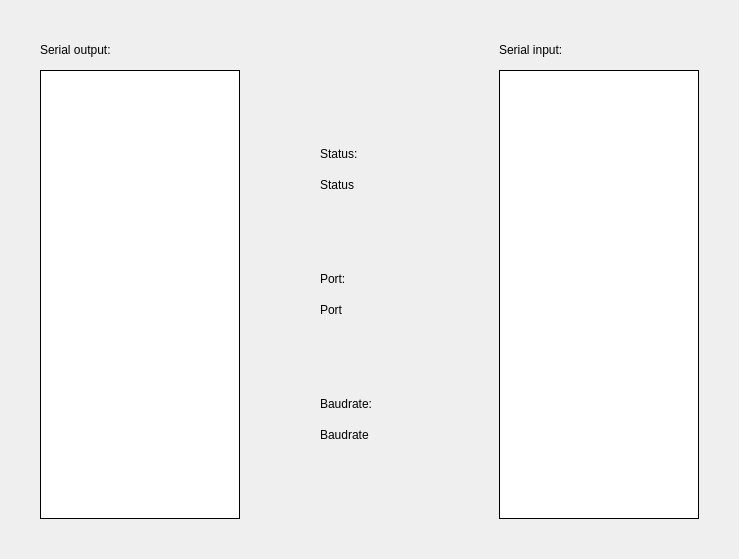
<?xml version="1.0" encoding="UTF-8"?>
<ui version="4.0">
 <class>InfoSerialScreen</class>
 <widget class="QWidget" name="InfoSerialScreen">
  <property name="geometry">
   <rect>
    <x>0</x>
    <y>0</y>
    <width>739</width>
    <height>559</height>
   </rect>
  </property>
  <property name="windowTitle">
   <string>Form</string>
  </property>
  <widget class="QTextBrowser" name="outputBrowser">
   <property name="geometry">
    <rect>
     <x>40</x>
     <y>70</y>
     <width>200</width>
     <height>449</height>
    </rect>
   </property>
   <property name="styleSheet">
    <string notr="true">QTextBrowser{

	border-style: solid;
	border-width: 1px;
	border-color: #000000;
	color: #000000;
}</string>
   </property>
  </widget>
  <widget class="QLabel" name="outputLabel">
   <property name="geometry">
    <rect>
     <x>40</x>
     <y>40</y>
     <width>200</width>
     <height>20</height>
    </rect>
   </property>
   <property name="styleSheet">
    <string notr="true">QLabel{

	color: #000000;
}</string>
   </property>
   <property name="text">
    <string>Serial output:</string>
   </property>
  </widget>
  <widget class="QTextBrowser" name="inputBrowser">
   <property name="geometry">
    <rect>
     <x>499</x>
     <y>70</y>
     <width>200</width>
     <height>449</height>
    </rect>
   </property>
   <property name="styleSheet">
    <string notr="true">QTextBrowser{

	border-style: solid;
	border-width: 1px;
	border-color: #000000;
	color: #000000;
}</string>
   </property>
  </widget>
  <widget class="QLabel" name="inputLabel">
   <property name="geometry">
    <rect>
     <x>499</x>
     <y>40</y>
     <width>200</width>
     <height>20</height>
    </rect>
   </property>
   <property name="styleSheet">
    <string notr="true">QLabel{

	color: #000000;
}</string>
   </property>
   <property name="text">
    <string>Serial input:</string>
   </property>
  </widget>
  <widget class="QLabel" name="baudrateLabel">
   <property name="geometry">
    <rect>
     <x>320</x>
     <y>394</y>
     <width>99</width>
     <height>20</height>
    </rect>
   </property>
   <property name="styleSheet">
    <string notr="true">QLabel{

	color: #000000;
}</string>
   </property>
   <property name="text">
    <string>Baudrate:</string>
   </property>
  </widget>
  <widget class="QLabel" name="baudrateValueLabel">
   <property name="geometry">
    <rect>
     <x>320</x>
     <y>425</y>
     <width>99</width>
     <height>20</height>
    </rect>
   </property>
   <property name="styleSheet">
    <string notr="true">QLabel{

	color: #000000;
}</string>
   </property>
   <property name="text">
    <string>Baudrate</string>
   </property>
  </widget>
  <widget class="QLabel" name="portValueLabel">
   <property name="geometry">
    <rect>
     <x>320</x>
     <y>300</y>
     <width>99</width>
     <height>20</height>
    </rect>
   </property>
   <property name="styleSheet">
    <string notr="true">QLabel{

	color: #000000;
}</string>
   </property>
   <property name="text">
    <string>Port</string>
   </property>
  </widget>
  <widget class="QLabel" name="portLabel">
   <property name="geometry">
    <rect>
     <x>320</x>
     <y>269</y>
     <width>99</width>
     <height>20</height>
    </rect>
   </property>
   <property name="styleSheet">
    <string notr="true">QLabel{

	color: #000000;
}</string>
   </property>
   <property name="text">
    <string>Port:</string>
   </property>
  </widget>
  <widget class="QLabel" name="statusLabel">
   <property name="geometry">
    <rect>
     <x>320</x>
     <y>144</y>
     <width>99</width>
     <height>20</height>
    </rect>
   </property>
   <property name="styleSheet">
    <string notr="true">QLabel{

	color: #000000;
}</string>
   </property>
   <property name="text">
    <string>Status:</string>
   </property>
  </widget>
  <widget class="QLabel" name="statusValueLabel">
   <property name="geometry">
    <rect>
     <x>320</x>
     <y>175</y>
     <width>99</width>
     <height>20</height>
    </rect>
   </property>
   <property name="styleSheet">
    <string notr="true">QLabel{

	color: #000000;
}</string>
   </property>
   <property name="text">
    <string>Status</string>
   </property>
  </widget>
 </widget>
 <resources/>
 <connections/>
</ui>
